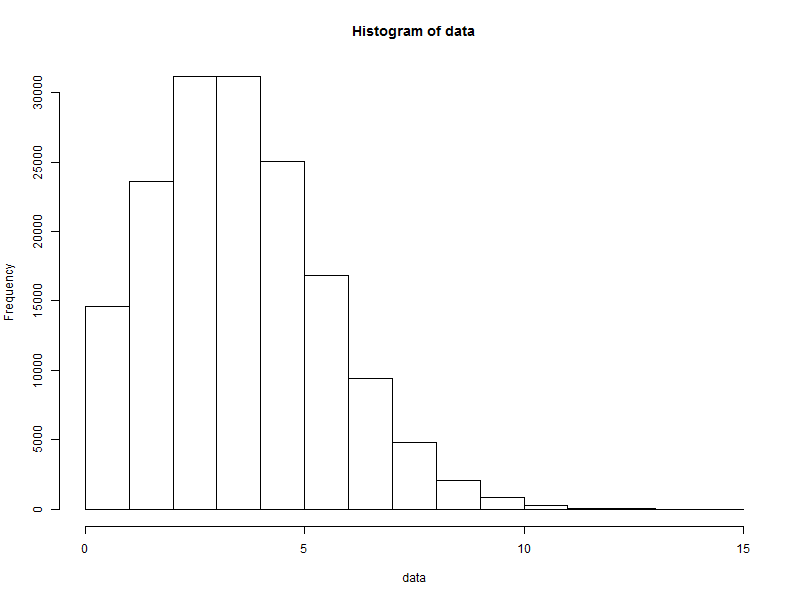

This chart was generated by the following R code:
set.seed(8208)
data <- replicate(10000, rpois(16, 4))


png(filename="sta248-a1-q5-c.png",
    units="px",
    width=800,
    height=600)

hist(data, breaks=20)
print(paste("Mean:", mean(data)))
print(paste("Stddev:", sd(data)))
